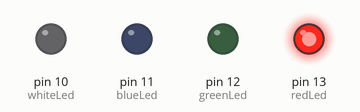
Recording of a sketch running on a simulated Arduino Uno, built with avr-gcc and run on an emulated ATmega328P. Parts: output pins drawn as LEDs (lit = HIGH).

Above: at 0.05 s.
At 1.35 s:
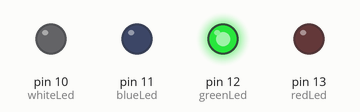
At 2.15 s:
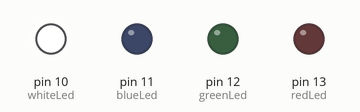
At 2.85 s:
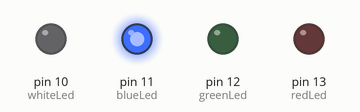
Timing chart, 0 to 3.1 s (numbered marks = the images above):
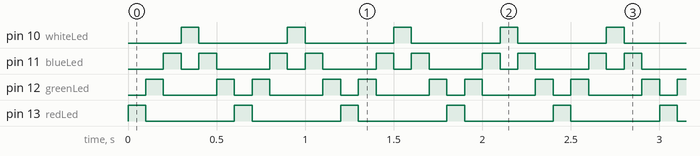

The sketch:

3LightChaser2.ino
```cpp
/*
Light Chaser Program 2
This program creates a light chaser effect using four LEDs connected to pins 13, 12, 11, and 10.
Using digitalWrite() function, each LED will turn ON and OFF sequentially with a delay of 100 milliseconds.
Adjust the delay time to control the speed pattern.
After the white LED turns off, the blue LED turns ON again and the sequence repeats in reverse.
This creates a loop where the LEDs sequentially turn ON and OFF and then reverse back to their initial state.
*/

// Define the pins that the LEDs are connected to.
int redLed = 13;
int greenLed = 12;
int blueLed = 11;
int whiteLed = 10;

void setup() {
// Initialize the LED pins as outputs
pinMode(redLed, OUTPUT);
pinMode(greenLed, OUTPUT);
pinMode(blueLed, OUTPUT);
pinMode(whiteLed, OUTPUT);
}

void loop() {

digitalWrite(redLed, HIGH); // Turns on the red LED
delay(100); // Wait for a short time

digitalWrite(redLed, LOW); // Turns off the red LED
digitalWrite(greenLed, HIGH); // Turns on the green LED
delay(100); // Wait for a short time

digitalWrite(greenLed, LOW); // Turns off the green LED
digitalWrite(blueLed, HIGH); // Turns on the blue LED
delay(100); // Wait for a short time

digitalWrite(blueLed, LOW); // Turns off the blue LED
digitalWrite(whiteLed, HIGH); // Turns on the white LED
delay(100); // Wait for a short time

digitalWrite(whiteLed, LOW); // Turns off the white LED

digitalWrite(blueLed, HIGH); // Turns on the blue LED again
delay(100); // Wait for a short time

digitalWrite(blueLed, LOW); // Turns off the blue LED
digitalWrite(greenLed, HIGH); // Turns on the green LED again
delay(100); // Wait for a short time

digitalWrite(greenLed, LOW); // Turns off the green LED
}
```

Measured:
- by itself, pin 10 (whiteLed), pin 13 (redLed): alternates HIGH for 0.10 s and LOW for 0.50 s
- by itself, pin 11 (blueLed): repeats every 0.60 s: LOW 0.10 s, HIGH 0.10 s, LOW 0.30 s, HIGH 0.10 s
- by itself, pin 12 (greenLed): repeats every 0.60 s: LOW 0.30 s, HIGH 0.10 s, LOW 0.10 s, HIGH 0.10 s
